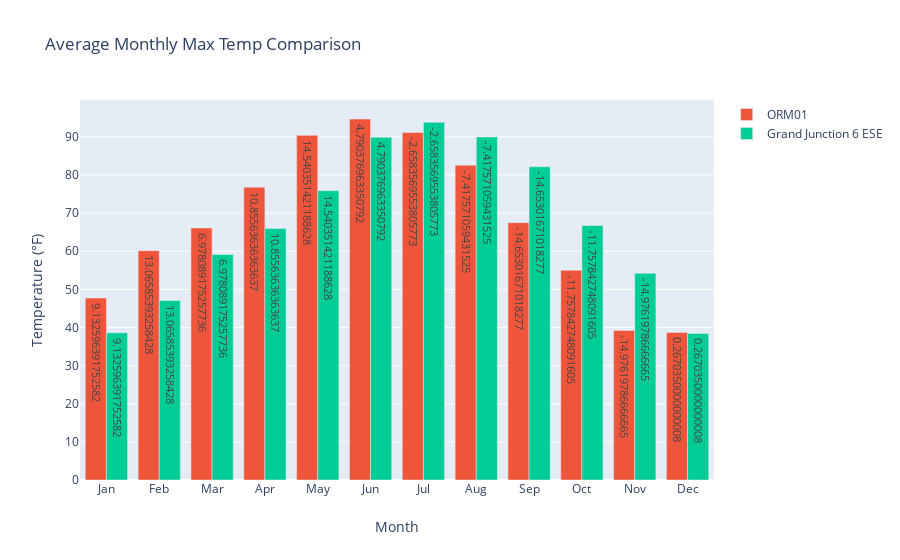

This figure's notebook cell:
### Code cell
orm01_monthly_tmax_fig = go.Figure(data=[go.Bar()],
                                  layout=go.Layout(title=go.layout.Title(text='Average Monthly Max Temp Comparison'),
                                                  xaxis=go.layout.XAxis(title=go.layout.xaxis.Title(text='Month')),
                                                  yaxis=go.layout.YAxis(title=go.layout.yaxis.Title(text='Temperature (°F)'))))
orm01_monthly_tmax_fig.add_trace(
    go.Bar(x=orm01_monthly.month,y=orm01_monthly.tmax,
          text=orm01_monthly.max_temp_diff,name='ORM01'))
orm01_monthly_tmax_fig.add_trace(
    go.Bar(x=orm01_monthly.month,y=orm01_monthly.maxt,
          text=orm01_monthly.max_temp_diff,name='Grand Junction 6 ESE'))

### Figure 1 — Plotly figure (JSON) as saved in the notebook; plotly's stock layout.template omitted (floating-point values rounded to 4 significant figures)
{"data": [{"type": "bar"}, {"name": "ORM01", "text": [9.133, 13.07, 6.978, 10.86, 14.54, 4.79, -2.658, -7.418, -14.65, -11.76, -14.98, 0.267], "type": "bar", "x": ["Jan", "Feb", "Mar", "Apr", "May", "Jun", "Jul", "Aug", "Sep", "Oct", "Nov", "Dec"], "y": [47.73, 60.16, 66.1, 76.81, 90.42, 94.68, 91.14, 82.57, 67.49, 55.01, 39.23, 38.69]}, {"name": "Grand Junction 6 ESE", "text": [9.133, 13.07, 6.978, 10.86, 14.54, 4.79, -2.658, -7.418, -14.65, -11.76, -14.98, 0.267], "type": "bar", "x": ["Jan", "Feb", "Mar", "Apr", "May", "Jun", "Jul", "Aug", "Sep", "Oct", "Nov", "Dec"], "y": [38.59, 47.09, 59.12, 65.95, 75.88, 89.89, 93.8, 89.99, 82.14, 66.76, 54.21, 38.42]}], "layout": {"title": {"text": "Average Monthly Max Temp Comparison"}, "xaxis": {"title": {"text": "Month"}}, "yaxis": {"title": {"text": "Temperature (°F)"}}}}
